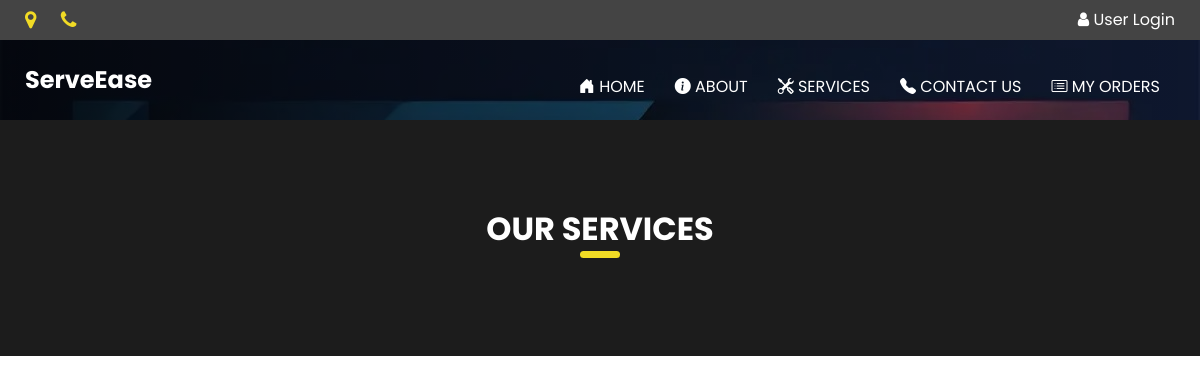
The page /website/service.php on the database as committed earlier.
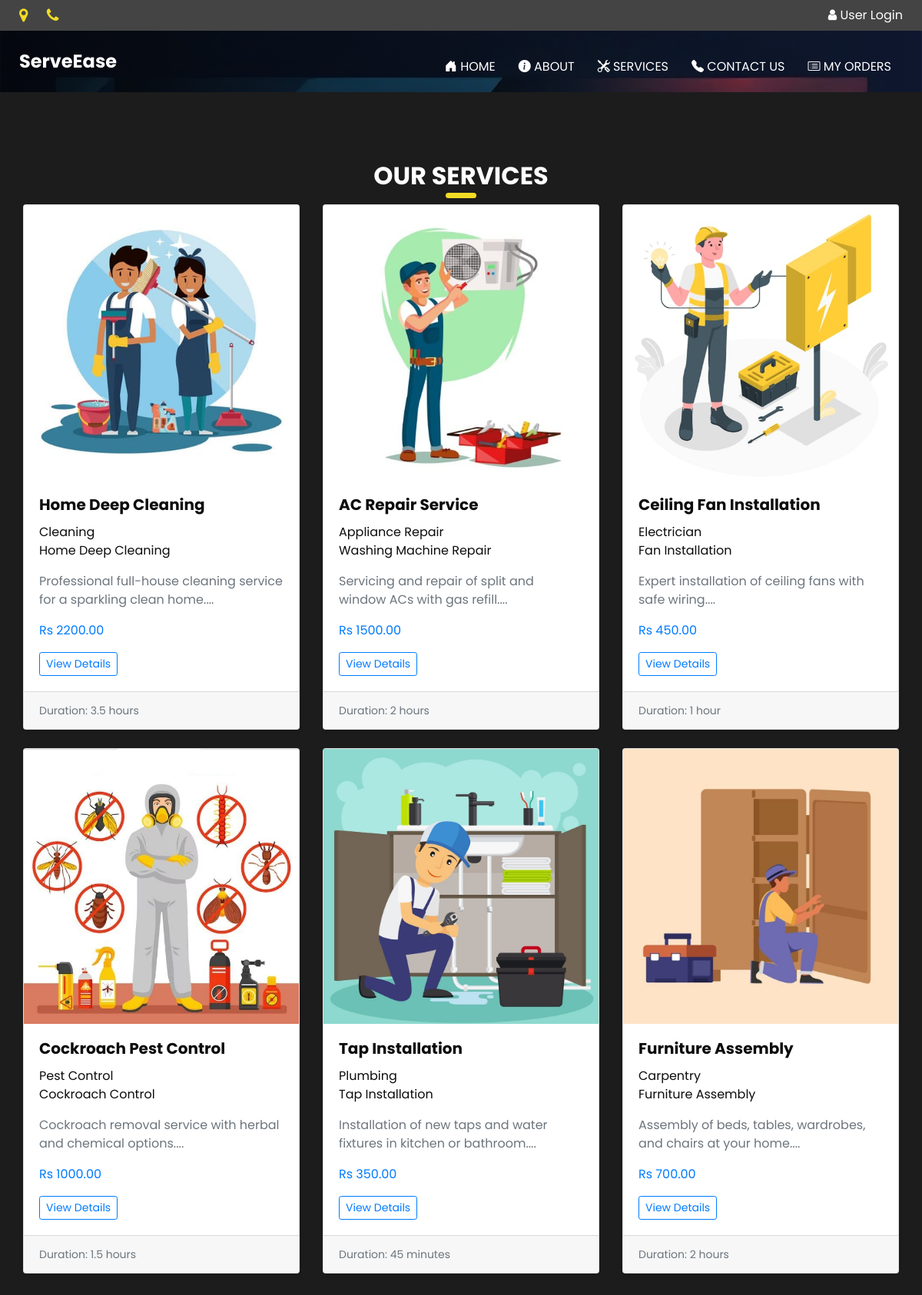
The same page on the database as committed later.
### tables this page shows
CREATE TABLE `services` (
  `id` int(11) NOT NULL,
  `servicename` varchar(255) NOT NULL,
  `category` int(11) NOT NULL,
  `subcategory` int(11) NOT NULL,
  `description` text NOT NULL,
  `price` decimal(10,2) NOT NULL,
  `duration` varchar(50) NOT NULL,
  `image` varchar(255) DEFAULT NULL
);

CREATE TABLE `categories` (
  `id` int(11) NOT NULL,
  `name` varchar(100) NOT NULL
);

CREATE TABLE `subcategories` (
  `id` int(11) NOT NULL,
  `category_id` int(11) DEFAULT NULL,
  `name` varchar(100) NOT NULL
);

### website/service.php (the view, shortened to what this page needs)
<!DOCTYPE html>
<html>
<head>
  <link rel="stylesheet" type="text/css" href="css/bootstrap.css" />
  <link href="https://cdn.jsdelivr.net/npm/bootstrap-icons/font/bootstrap-icons.css" rel="stylesheet">
  <link href="css/style.css" rel="stylesheet" />
  <link href="css/responsive.css" rel="stylesheet" />
</head>
<body class="sub_page">
  <div class="hero_area">
    <div class="hero_bg_box">
      <div class="img-box">
        <img src="images/hero-bg2.jpg" alt="">
      </div>
    </div>
    <?php include('includes/header.php'); ?>
  </div>
  <section class="service_section layout_padding">
    <div class="container">
      <div class="heading_container heading_center">
        <h2>Our services</h2>
      </div>
      <div class="row">
        <?php
        $selectquery = "
            SELECT
                services.*,
                categories.name AS category_name,
                subcategories.name AS subcategory_name
            FROM
                services
            LEFT JOIN
                categories ON services.category = categories.id
            LEFT JOIN
                subcategories ON services.subcategory = subcategories.id
        ";
        $res = mysqli_query($con, $selectquery);
        while ($row = mysqli_fetch_assoc($res)) {
        ?>
        <div class="col-md-4 mb-4">
          <div class="card shadow-sm">
            <div class="card-img-top">
              <div class="square-image-container">
                <img src="<?php echo UPLOAD_IMAGE_PATH . 'servicee/' . $row['image']; ?>" alt="<?php echo $row['servicename']; ?>" class="img-fluid">
              </div>
            </div>
            <div class="card-body">
              <h5 class="card-title"><strong><?php echo $row['servicename']; ?></strong> </h5>
              <p class="card-text">
                <?php echo $row['category_name']; ?><br>
                <?php echo $row['subcategory_name']; ?>
              </p>
              <p class="text-muted"><?php echo substr($row['description'], 0, 100); ?>...</p>
              <p class="text-primary fw-bold">Rs <?php echo $row['price']; ?></p>
              <a href="servicedetails.php?q=<?php echo $row['id']; ?>" class="btn btn-outline-primary btn-sm">View Details</a>
            </div>
            <div class="card-footer">
              <small class="text-muted">Duration: <?php echo $row['duration']; ?></small>
            </div>
          </div>
        </div>
        <?php
        }
        ?>
      </div>
    </div>
  </section>
</body>
</html>

### website/includes/header.php (shortened to what this page needs)
<header style="position: sticky; top: 0; z-index: 1000; color: white;" class="header_section">
<div class="header_top py-2" style="background-color: #444;">
        <div class="container-fluid d-flex justify-content-between align-items-center">
            <div class="contact_link-container d-flex gap-3" style="gap: 1.2rem;">
                <a href="#" class="contact_link1 text-white">
                    <i class="fa fa-map-marker" aria-hidden="true"></i>
                </a>
                <a href="#" class="contact_link2 text-white">
                    <i class="fa fa-phone" aria-hidden="true"></i>
                </a>
            </div>
            <div class="user_section">
                <?php
                if (empty($_SESSION['un'])) {
                ?>
                    <a href="login.php" class="text-white">
                        <i class="fa fa-user" aria-hidden="true"></i>
                        <span>User Login</span>
                    </a>
                <?php
                }
                ?>
            </div>
        </div>
    </div>
    <div class="header_bottom">
        <div class="container-fluid">
            <nav class="navbar navbar-expand-lg custom_nav-container">
                <a class="navbar-brand text-white" href="index.php">
                    <span>ServeEase</span>
                </a>
                <div class="collapse navbar-collapse ml-auto" id="navbarSupportedContent">
                    <ul class="navbar-nav">
                        <li class="nav-item">
                            <a class="nav-link text-white" href="index.php">
                                <i class="bi bi-house-door-fill"></i> Home
                            </a>
                        </li>
                        <li class="nav-item">
                            <a class="nav-link text-white" href="about.php">
                                <i class="bi bi-info-circle-fill"></i> About
                            </a>
                        </li>
                        <li class="nav-item">
                            <a class="nav-link text-white" href="service.php">
                                <i class="bi bi-tools"></i> Services
                            </a>
                        </li>
                        <li class="nav-item">
                            <a class="nav-link text-white" href="contact.php">
                                <i class="bi bi-telephone-fill"></i> Contact Us
                            </a>
                        </li>
                        <li class="nav-item">
                            <a class="nav-link text-white" href="orders.php">
                                <i class="bi bi-card-list"></i> My Orders
                            </a>
                        </li>
                    </ul>
                </div>
            </nav>
        </div>
    </div>
</header>

### website/css/style.css (style rules this page uses)
body { font-family: "Poppins", sans-serif; color: #0c0c0c; background-color: #ffffff; }
.layout_padding { padding-top: 90px; padding-bottom: 90px; }
.heading_container { display: -webkit-box; display: -ms-flexbox; display: flex; -webkit-box-orient: vertical; -webkit-box-direction: normal; -ms-flex-direction: column; flex-direction: column; }
.heading_container h2 { position: relative; font-weight: bold; text-transform: uppercase; padding-bottom: 10px; }
.heading_container h2::before { content: ""; width: 40px; height: 7px; background-color: #f1db25; border-radius: 10px; position: absolute; bottom: 0; left: 0; }
.heading_container.heading_center { -webkit-box-align: center; -ms-flex-align: center; align-items: center; text-align: center; }
.heading_container.heading_center h2::before { left: 50%; -webkit-transform: translateX(-50%); transform: translateX(-50%); }
.hero_area { min-height: 100vh; display: -webkit-box; display: -ms-flexbox; display: flex; -webkit-box-orient: vertical; -webkit-box-direction: normal; -ms-flex-direction: column; flex-direction: column; position: relative; }
.hero_bg_box { position: absolute; top: 0; left: 0; width: 100%; height: 100%; overflow: hidden; z-index: -1; display: -webkit-box; display: -ms-flexbox; display: flex; -webkit-box-pack: center; -ms-flex-pack: center; justify-content: center; }
.hero_bg_box .img-box { width: 100%; }
.hero_bg_box .img-box img { min-width: 100%; min-height: 100%; }
.hero_bg_box::before { content: ""; position: absolute; top: 0; left: 0; width: 100%; height: 100%; background: -webkit-gradient(linear, left top, right top, from(rgba(0, 0, 0, 0.8)), to(rgba(0, 0, 0, 0.35))); background: linear-gradient(to right, rgba(0, 0, 0, 0.8), rgba(0, 0, 0, 0.35)); }
.sub_page .hero_area { min-height: auto; }
.sub_page .custom_nav-container.navbar-expand-lg .navbar-nav .nav-item .nav-link { padding-bottom: 21px; }
.header_section { padding: 0; }
.header_section .container-fluid { padding-right: 25px; padding-left: 25px; }
.header_top { background-color: #1c1c1c; padding: 15px 0; }
.header_top .contact_link-container { display: -webkit-box; display: -ms-flexbox; display: flex; -webkit-box-pack: justify; -ms-flex-pack: justify; justify-content: space-between; }
.header_top .contact_link-container a { display: -webkit-box; display: -ms-flexbox; display: flex; -webkit-box-align: center; -ms-flex-align: center; align-items: center; color: #ffffff; font-size: 15px; }
.header_top .contact_link-container a i { font-size: 20px; color: #f1db25; margin-right: 5px; }
#navbarSupportedContent { -webkit-box-pack: justify; -ms-flex-pack: justify; justify-content: space-between; }
.custom_nav-container { z-index: 99999; padding: 0; }
.custom_nav-container .navbar-nav { margin-left: auto; }
.custom_nav-container .navbar-nav .nav-item .nav-link { padding: 0; padding: 35px 15px 10px 15px; color: #ffffff; text-align: center; text-transform: uppercase; -webkit-transition: all .2s; transition: all .2s; }
a, a:hover, a:focus { text-decoration: none; }
.btn, .btn:focus { outline: none !important; -webkit-box-shadow: none; box-shadow: none; }
.navbar-brand { display: -webkit-box; display: -ms-flexbox; display: flex; -webkit-box-orient: vertical; -webkit-box-direction: normal; -ms-flex-direction: column; flex-direction: column; -webkit-box-align: center; -ms-flex-align: center; align-items: center; }
.navbar-brand span { font-weight: bold; color: #ffffff; font-size: 24px; }
.service_section { background-color: #1c1c1c; }
.service_section .heading_container { color: #ffffff; }

### website/css/responsive.css (style rules this page uses)
@media (min-width: 1200px) { .container { max-width: 1170px; } }

### website/service.php (style rules this page uses)
.square-image-container { position: relative; width: 100%; padding-top: 100%; overflow: hidden; }
.square-image-container img { position: absolute; top: 0; left: 0; width: 100%; height: 100%; object-fit: cover; }

Rows that differ between the two databases and show on the page:
added services: image (picture), servicename "Home Deep Cleaning", category.name "Cleaning", subcategory.name "Home Deep Cleaning", description "Professional full-house cleaning service for a sparkling clean home.", price "2200.00", duration "3.5 hours"
added services: image (picture), servicename "AC Repair Service", category.name "Appliance Repair", subcategory.name "Washing Machine Repair", description "Servicing and repair of split and window ACs with gas refill.", price "1500.00", duration "2 hours"
added services: image (picture), servicename "Ceiling Fan Installation", category.name "Electrician", subcategory.name "Fan Installation", description "Expert installation of ceiling fans with safe wiring.", price "450.00", duration "1 hour"
added services: image (picture), servicename "Cockroach Pest Control", category.name "Pest Control", subcategory.name "Cockroach Control", description "Cockroach removal service with herbal and chemical options.", price "1000.00", duration "1.5 hours"
added services: image (picture), servicename "Tap Installation", category.name "Plumbing", subcategory.name "Tap Installation", description "Installation of new taps and water fixtures in kitchen or bathroom.", price "350.00", duration "45 minutes"
added services: image (picture), servicename "Furniture Assembly", category.name "Carpentry", subcategory.name "Furniture Assembly", description "Assembly of beds, tables, wardrobes, and chairs at your home.", price "700.00", duration "2 hours"
